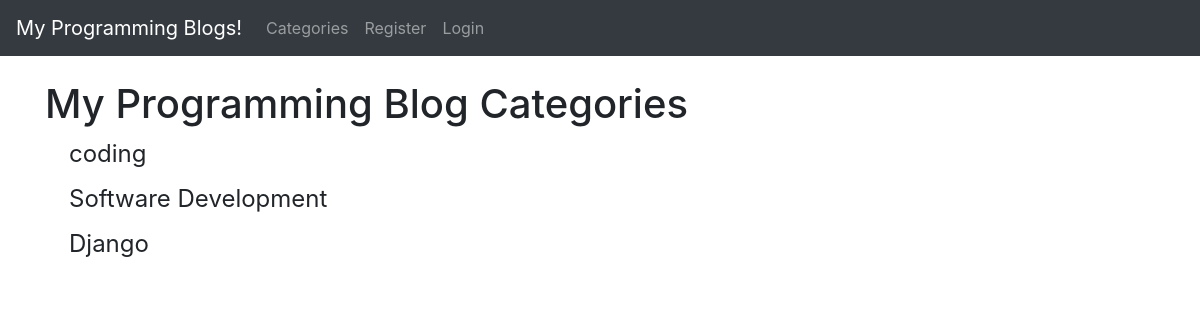
The page /category-list/ on the database its author committed.
### theblog/models.py (models this page shows, shortened)
class Category(models.Model):
	name = models.CharField(max_length=255)
	def __str__(self):
		return self.name

### theblog/views.py (the view)
# urls.py: path('category-list/', CategoryListView, name='category-list'),
def CategoryListView(request):
	cat_menu_list = Category.objects.all()
	return render(request, 'category_list.html', {'cat_menu_list':cat_menu_list})

### theblog/templates/category_list.html (shortened to what this page needs)
{% extends 'base.html' %}
{% block content %}
	<h1>My Programming Blog Categories</h1>
		{% for item in cat_menu_list %}
           <h4><a class="dropdown-item" href="{% url 'category' item|slugify %}">{{ item }}</a></h4>
        {% endfor %}
{% endblock %}

### rows shown on the page
Category: name "coding"
Category: name "Software Development"
Category: name "Django"
